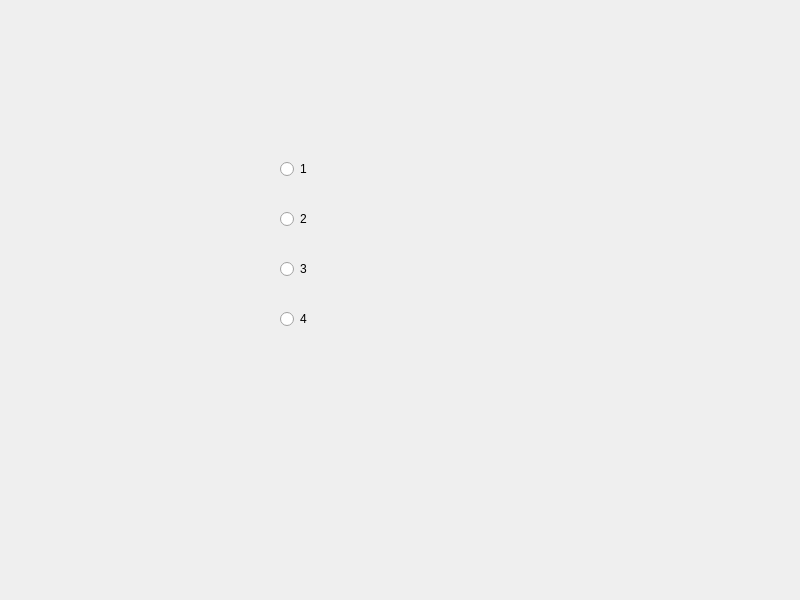
<?xml version="1.0" encoding="UTF-8"?>
<ui version="4.0">
 <class>Widget</class>
 <widget class="QWidget" name="Widget">
  <property name="geometry">
   <rect>
    <x>0</x>
    <y>0</y>
    <width>800</width>
    <height>600</height>
   </rect>
  </property>
  <property name="windowTitle">
   <string>Widget</string>
  </property>
  <widget class="QRadioButton" name="radioButton">
   <property name="geometry">
    <rect>
     <x>280</x>
     <y>160</y>
     <width>91</width>
     <height>18</height>
    </rect>
   </property>
   <property name="text">
    <string>1</string>
   </property>
  </widget>
  <widget class="QRadioButton" name="radioButton_2">
   <property name="geometry">
    <rect>
     <x>280</x>
     <y>210</y>
     <width>91</width>
     <height>18</height>
    </rect>
   </property>
   <property name="text">
    <string>2</string>
   </property>
  </widget>
  <widget class="QRadioButton" name="radioButton_3">
   <property name="geometry">
    <rect>
     <x>280</x>
     <y>260</y>
     <width>91</width>
     <height>18</height>
    </rect>
   </property>
   <property name="text">
    <string>3</string>
   </property>
  </widget>
  <widget class="QRadioButton" name="radioButton_4">
   <property name="geometry">
    <rect>
     <x>280</x>
     <y>310</y>
     <width>91</width>
     <height>18</height>
    </rect>
   </property>
   <property name="text">
    <string>4</string>
   </property>
  </widget>
 </widget>
 <resources/>
 <connections/>
</ui>
